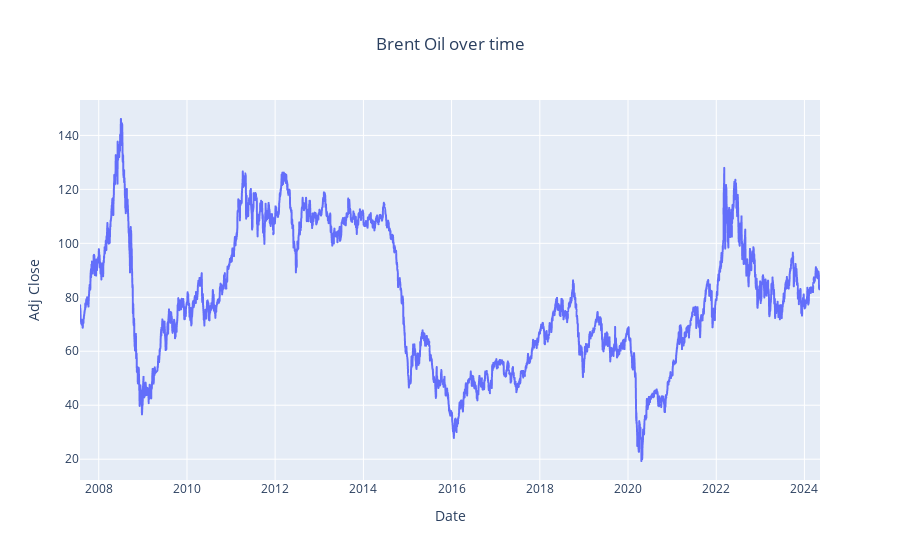

Source (notebook cell):
### Code cell
# Dynamic visualisation
fig = px.line(brent_oil,
              x=brent_oil.index,
              y="Adj Close",
              title='Brent Oil over time')
fig.update_layout(title_x=0.5)  # This will center the title horizontally

fig.show()

### Figure 1 — Plotly figure (JSON) as saved in the notebook; plotly's stock layout.template omitted (floating-point values rounded to 4 significant figures; data arrays with more than 128 entries replaced by an {"elided": "..."} marker saying what was removed)
{"data": [{"hovertemplate": "Date=%{x}<br>Adj Close=%{y}<extra></extra>", "legendgroup": "", "line": {"color": "#636efa", "dash": "solid"}, "marker": {"symbol": "circle"}, "mode": "lines", "name": "", "showlegend": false, "type": "scattergl", "x": {"elided": "4166 str values"}, "xaxis": "x", "y": {"elided": "4166 float values"}, "yaxis": "y"}], "layout": {"legend": {"tracegroupgap": 0}, "title": {"text": "Brent Oil over time", "x": 0.5}, "xaxis": {"anchor": "y", "domain": [0, 1], "title": {"text": "Date"}}, "yaxis": {"anchor": "x", "domain": [0, 1], "title": {"text": "Adj Close"}}}}
